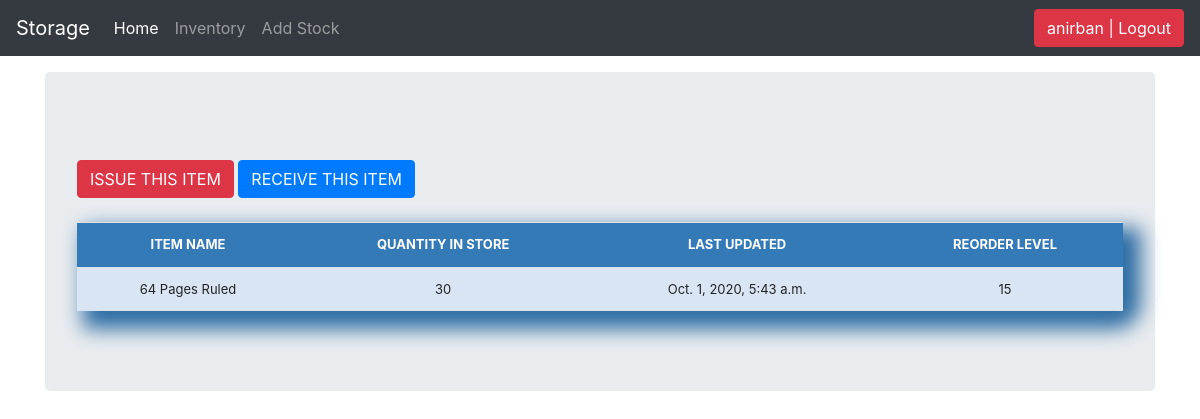
The app's page /stock_detail/4/ (signed in) with its own data.
### stockmgmt/models.py (models this page shows, shortened)
class Stock(models.Model):
	category = models.CharField(max_length=50, blank=False, null=True, choices=category_choice)
	item_name = models.CharField(max_length=50, blank=False, null=True)
	quantity = models.IntegerField(default='0', blank=True, null=True)
	receive_quantity = models.IntegerField(default='0', blank=True, null=True)
	receive_by = models.CharField(max_length=50, blank=True, null=True)
	issue_quantity = models.IntegerField(default='0', blank=True, null=True)
	issue_by = models.CharField(max_length=50, blank=True, null=True)
	issue_to = models.CharField(max_length=50, blank=True, null=True)
	phone_number = models.CharField(max_length=50, blank=True, null=True)
	created_by = models.CharField(max_length=50, blank=True, null=True)
	reorder_level = models.IntegerField(default='0', blank=True, null=True)
	last_updated = models.DateTimeField(auto_now_add=False, auto_now=True)
	timestamp = models.DateTimeField(auto_now_add=False, auto_now=True)
	export_to_CSV = models.BooleanField(default=False)

### stockmgmt/views.py (the view)
# urls.py: path('stock_detail/<str:pk>/', views.stock_detail, name="stock_detail"),
@login_required
def stock_detail(request, pk):
	queryset = Stock.objects.get(id=pk)
	context = {
		"title": queryset.item_name,
		"queryset": queryset,
	}
	return render(request, "stock_detail.html", context)

### stockmgmt/templates/stock_detail.html (shortened to what this page needs)
{% load static %}
{% load crispy_forms_tags %}
<!DOCTYPE html>
<html lang="en">
  <head>
<link href="{% static '/css/stylesheet.css' %}" rel="stylesheet">
<link href="{% static '/css/bootstrap.min.css' %}" rel="stylesheet">
    <link href="{% static '/css/navbar-top-fixed.css' %}" rel="stylesheet">
  </head>
  <body>
    {% include 'navbar.html' %}
<main role="main" class="container">
  <div class="jumbotron">
      <br>
        <a href="{% url 'issue_items' queryset.id %}"><div class='btn btn-danger'>ISSUE THIS ITEM</div></a>
        <a href="{% url 'receive_items' queryset.id %}"><div class='btn btn-primary'>RECEIVE THIS ITEM</div></a>
        <br><br>
        <div class="display_table">
          <table class='table'>
                  <tr>
                    <th>ITEM NAME</th>
                    <th>QUANTITY IN STORE</th>
                    <th>LAST UPDATED</th>
                    <th>REORDER LEVEL</th>
                  </tr>
                  <tr>
                    <td>{{queryset.item_name}}</td>
                    <td>{{queryset.quantity}}</td>
                    <td>{{queryset.last_updated}}</td>
                    <td>{{queryset.reorder_level}}</td>
                  </tr>
          </table>
        </div>
  </div>
</main>
      </body>
</html>
</html>

### stockmgmt/templates/navbar.html (shortened to what this page needs)
<nav class="navbar navbar-expand-md navbar-dark fixed-top bg-dark">
  <a class="navbar-brand" href="#">Storage</a>
  <div class="collapse navbar-collapse" id="navbarCollapse">
    <ul class="navbar-nav mr-auto">
      <li class="nav-item active">
        <a class="nav-link" href="/.">Home <span class="sr-only">(current)</span></a>
      </li>
      <li class="nav-item">
        <a class="nav-link" href="/list_items">Inventory</a>
      </li>
      <li class="nav-item">
        <a class="nav-link" href="/add_items">Add Stock</a>
      </li>
    </ul>
     <ul class="navbar-nav">
        {% if request.user.is_authenticated %}
        <li><a href="/accounts/logout"><button class="btn btn-danger">{{ user }} | Logout</button></a></li>
        {% else %}
        <li><a href="/accounts/login">Login</a></li>
        {% endif %}
    </ul>
  </div>
</nav>

### static/css/stylesheet.css (style rules this page uses)
body { background-color: #34eb6b; }
.table { font-size: 13px; text-align: center; width: 95%; margin: auto; text-align: center; }
.table tr:nth-child(odd) { background: #B8CAE4 }
.table tr:nth-child(even) { background: #dae5f4 }
th { background-color: #337ab7; color: white; }
.table { border-bottom-right-radius: 20px; padding-left: 5px; padding-right: 5px; padding-bottom: 20px; box-shadow: 12px 12px 20px 6px #2e6da4; }

### static/css/navbar-top-fixed.css (style rules this page uses)
body { min-height: 75rem; padding-top: 4.5rem; }

### records on screen
Stock: item_name "64 Pages Ruled", quantity "30", last_updated "Oct. 1, 2020, 5:43 a.m.", reorder_level "15"

### other values on screen
{{ user }} "anirban"
